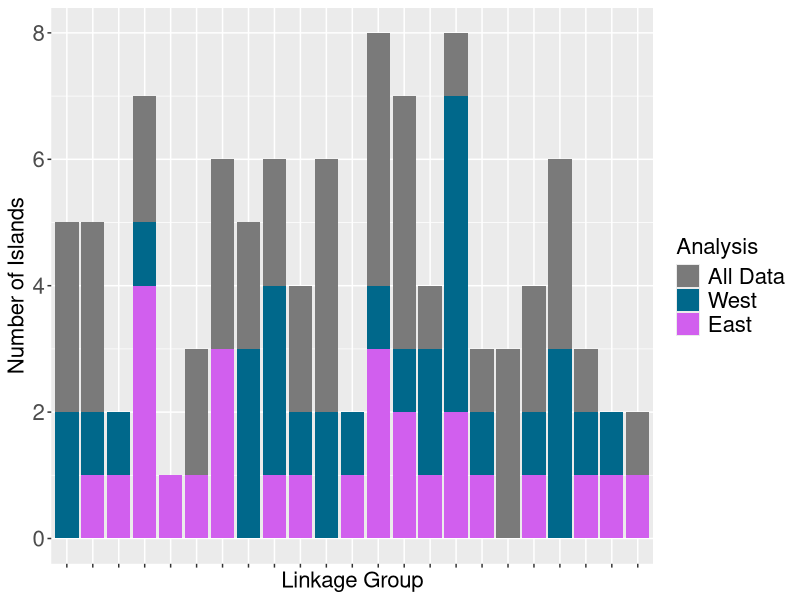

The R source for this figure:
########### which linkage groups have the greatest number of islands? ############
#
# MF 4/6/2018
#
##################################################################################


# Install Packages --------------------------------------------------------
install.packages("dplyr")
install.packages("ggplot2")
library(readr)
library(ggplot2)
library(dplyr)



# Load Data -------------------------------------------------------------
setwd("D:/Pacific cod/DataAnalysis/PCod-Compare-repo/analyses/SlidingWindow")

## east & west
mydata_islands <- read_delim("batch_8_eastwest_islands.txt", "\t", escape_double = FALSE, trim_ws = TRUE)
head(mydata_islands)
colnames(mydata_islands) <- c("chromosome", "windows_per_island")

## west (note had to select out columns b/c i also had start & end positions in dataframe)
west_islands <- read_delim("batch_8_west_islands.txt", "\t", escape_double = FALSE, trim_ws = TRUE)
head(west_islands)
colnames(west_islands) <- c("chromosome", "windows_per_island", "start", "end")
west_islands <- select(west_islands, chromosome, windows_per_island)
head(west_islands)


## east
east_islands <- read_delim("batch_8_east_islands.txt", "\t", escape_double = FALSE, trim_ws = TRUE)
head(east_islands)
colnames(east_islands) <- c("chromosome", "windows_per_island", "start", "end")
east_islands <- select(east_islands, chromosome, windows_per_island)
head(east_islands)




# Calculate markers / islands per linkage group -------------------------------------
## count number of islands / markers per chromosome
mydata_islands_perlg <- mydata_islands %>%
  group_by(chromosome) %>%
  summarise(island_count = length(windows_per_island))
head(mydata_islands_perlg)



## west
west_islands_perlg <- west_islands %>%
  group_by(chromosome) %>%
  summarise(island_count = length(windows_per_island))
head(west_islands_perlg)




## east
east_islands_perlg <- east_islands %>%
  group_by(chromosome) %>%
  summarise(island_count = length(windows_per_island))
head(east_islands_perlg)



## all
islands_per_lg <- full_join(mydata_islands_perlg, west_islands_perlg, by = "chromosome")
head(islands_per_lg)
colnames(islands_per_lg) <- c("chromosome", "fulldata_count", "west_count")
head(islands_per_lg)
islands_per_lg <- full_join(islands_per_lg, east_islands_perlg, by="chromosome")
head(islands_per_lg)

# Plot islands per linkage group ------------------------------------------
library(reshape2)
islands_per_lg_melted <- melt(islands_per_lg)
islands_per_lg_melted

ggplot(islands_per_lg_melted, aes(x=chromosome, y=value, fill=variable)) +
  geom_col() +
  ylab("Number of Islands") +
  xlab("Linkage Group") +
  theme(axis.text.x = element_blank(), axis.text.y = element_text(size=16), axis.title.y=element_text(size=16), axis.title.x = element_text(size=16), legend.text=element_text(size=16), legend.title = element_text(size=16)) +
  scale_fill_manual(values=c("grey48", "deepskyblue4", "mediumorchid2"), labels=c("All Data", "West", "East"), name="Analysis")
  





